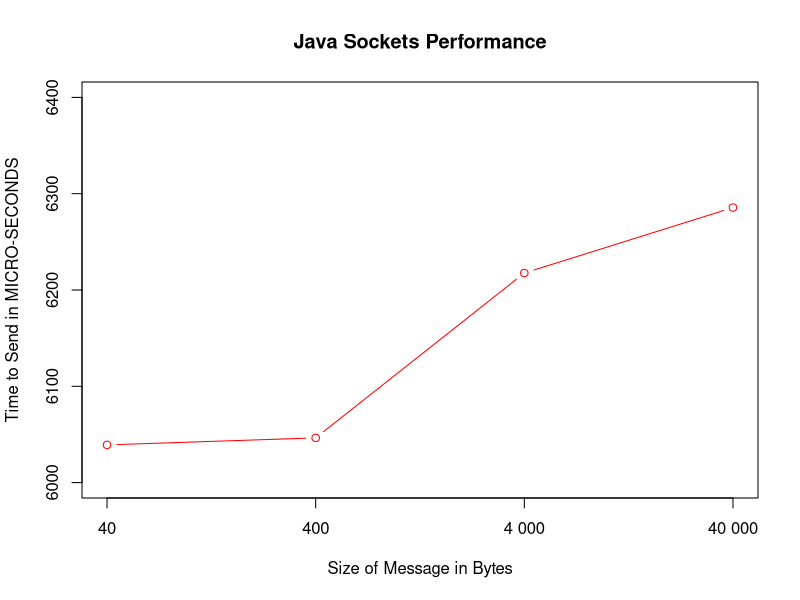

Generate this figure with R:
# Author: Dylan Smith
# Date: 25 June 2016
# Modified: 2 August 2016
# R script that generates stats and graphs based on IPC results

# NAMED PIPES
# =============================================================
  # DATA (IN NS)
NAMEDPIPES_MEAN_40_BYTES <- 907855.3
NAMEDPIPES_MEAN_400_BYTES <- 944254.1
NAMEDPIPES_MEAN_4000_BYTES <- 896791.9
NAMEDPIPES_MEAN_40000_BYTES <- 968381.4
  # IN NANO SECONDS
cat("Named pipe mean in NS (40 BYTES): \t\t\t", NAMEDPIPES_MEAN_40_BYTES)
  print("")
cat("Named pipe mean in NS (400 BYTES): \t\t\t", NAMEDPIPES_MEAN_400_BYTES)
  print("")
cat("Named pipe mean in NS (4 000 BYTES): \t\t\t", NAMEDPIPES_MEAN_4000_BYTES)
  print("")
cat("Named pipe mean in NS (40 000 BYTES): \t\t\t", NAMEDPIPES_MEAN_40000_BYTES)
  print("")
  # IN micro-seconds SECONDS
cat("Named pipe mean in micro-seconds (40 BYTES): \t\t", NAMEDPIPES_MEAN_40_BYTES / 1000)
  print("")
cat("Named pipe mean in micro-seconds (400 BYTES): \t\t", NAMEDPIPES_MEAN_400_BYTES / 1000)
  print("")
cat("Named pipe mean in micro-seconds (4 000 BYTES): \t", NAMEDPIPES_MEAN_4000_BYTES / 1000)
  print("")
cat("Named pipe mean in micro-seconds (40 000 BYTES): \t", NAMEDPIPES_MEAN_40000_BYTES / 1000)
  print("")

print("==========================================================")

# MAILSLOTS (JNI ONLY)
# ===============================================================
  # DATA (IN NS)
MAILSLOTS_JNI_40_BYTES <- 665939
MAILSLOTS_JNI_400_BYTES <- 870890
MAILSLOTS_JNI_4000_BYTES <- 971590.7
MAILSLOTS_JNI_40000_BYTES <- 983258.1
  #  IN NANO SECONDS
cat("Mailslots (JNI only) mean in NS (40 bytes):", MAILSLOTS_JNI_40_BYTES)
  print("")
cat("Mailslots (JNI only) mean in NS (400 bytes)", MAILSLOTS_JNI_400_BYTES)
  print("")
cat("Mailslots (JNI only) mean in NS (40 00 bytes)", MAILSLOTS_JNI_4000_BYTES)
  print("")
cat("Mailslots (JNI only) mean in NS (40 000 bytes)", MAILSLOTS_JNI_40000_BYTES)
  print("")
  # IN MICRO-SECONDS
cat("Mailslots (JNI only) mean in MICRO-SECONDS (40 bytes)", MAILSLOTS_JNI_40_BYTES / 1000)
  print("")
cat("Mailslots (JNI only) mean in MICRO-SECONDS (400 bytes)", MAILSLOTS_JNI_400_BYTES / 1000)
  print("")
cat("Mailslots (JNI only) mean in MICRO-SECONDS (40 00 bytes)", MAILSLOTS_JNI_4000_BYTES / 1000)
  print("")
cat("Mailslots (JNI only) mean in MICRO-SECONDS (40 000 bytes)", MAILSLOTS_JNI_40000_BYTES / 1000)
  print("")

print("===========================================================")

# MAILSLOTS (JAVA IO READ)
# =================================================================

MAILSLOTS_JAVAIO_40_BYTES <- 212842.3
MAILSLOTS_JAVAIO_400_BYTES <- 221904.3
MAILSLOTS_JAVAIO_4000_BYTES <- 224207.5
MAILSLOTS_JAVAIO_40000_BYTES <- 232136.6
  # IN NS
cat("Mailslots (Java IO read) mean in NS (40 BYTES)", MAILSLOTS_JAVAIO_40_BYTES)
  print("")
cat("Mailslots (Java IO read) mean in NS (400 BYTES)", MAILSLOTS_JAVAIO_400_BYTES)
  print("")
cat("Mailslots (Java IO read) mean in NS (4 000 0BYTES)", MAILSLOTS_JAVAIO_4000_BYTES)
  print("")
cat("Mailslots (Java IO read) mean in NS (40 000 BYTES)", MAILSLOTS_JAVAIO_40000_BYTES)
  print("")
  #IN MICRO-SECONDS
cat("Mailslots (Java IO read) mean in MICRO-SECONDS (40 BYTES)", MAILSLOTS_JAVAIO_40_BYTES / 1000)
  print("")
cat("Mailslots (Java IO read) mean in MICRO-SECONDS (400 BYTES)", MAILSLOTS_JAVAIO_400_BYTES / 1000)
  print("")
cat("Mailslots (Java IO read) mean in MICRO-SECONDS (4 000 0BYTES)", MAILSLOTS_JAVAIO_4000_BYTES / 1000)
  print("")
cat("Mailslots (Java IO read) mean in MICRO-SECONDS (40 000 BYTES)", MAILSLOTS_JAVAIO_40000_BYTES / 1000)
  print("")
print("===========================================================")

# WINSOCK
# =================================================================
  # DATA
WINSOCK_40_BYTES <- 2661302.3
WINSOCK_400_BYTES <- 2907674
WINSOCK_4000_BYTES <- 3105262.2
WINSOCK_40000_BYTES <- 39800788.5
  # IN NS
cat("Winsock mean in NS (40 BYTES): ", WINSOCK_40_BYTES)
  print("")
cat("Winsock mean in NS (400 BYTES): ", WINSOCK_400_BYTES)
  print("")
cat("Winsock mean in NS (4 000 BYTES): ", WINSOCK_4000_BYTES)
  print("")
cat("Winsock mean in NS (40 000 BYTES): ", WINSOCK_40000_BYTES)
  print("")
  # IN MICRO-SECONDS
cat("Winsock mean in MICRO-SECONDS (40 BYTES): ", WINSOCK_40_BYTES / 1000)
  print("")
cat("Winsock mean in MICRO-SECONDS (400 BYTES): ", WINSOCK_400_BYTES / 1000)
  print("")
cat("Winsock mean in MICRO-SECONDS (4 000 BYTES): ", WINSOCK_4000_BYTES / 1000)
  print("")
cat("Winsock mean in MICRO-SECONDS (40 000 BYTES): ", WINSOCK_40000_BYTES / 1000)
  print("")
print("===========================================================")

# JAVA SOCKETS
# =================================================================
  # DATA
JSOCKETS_40_BYTES <- 6039177.6
JSOCKETS_400_BYTES <- 6046447.6
JSOCKETS_4000_BYTES <- 6217622.3
JSOCKETS_40000_BYTES <- 6285624.7
  # IN NS
cat("Java Sockets mean in NS (40 BYTES): ", JSOCKETS_40_BYTES)
  print("")
cat("Java Sockets mean in NS (400 BYTES): ", JSOCKETS_400_BYTES)
  print("")
cat("Java Sockets mean in NS (4 000 BYTES): ", JSOCKETS_4000_BYTES)
  print("")
cat("Java Sockets mean in NS (40 000 BYTES): ", JSOCKETS_40000_BYTES)
  print("")
  # IN micro-seconds
cat("Java Sockets mean in MICRO-SECONDS (40 BYTES): ", JSOCKETS_40_BYTES / 1000)
  print("")
cat("Java Sockets mean in MICRO-SECONDS (400 BYTES): ", JSOCKETS_400_BYTES / 1000)
  print("")
cat("Java Sockets mean in MICRO-SECONDS (4 000 BYTES): ", JSOCKETS_4000_BYTES / 1000)
  print("")
cat("Java Sockets mean in MICRO-SECONDS (40 000 BYTES): ", JSOCKETS_40000_BYTES / 1000)
  print("")
print("===========================================================")

# MEMORY MAPPING
# =================================================================
  # DATA
MEM_MAP_40_BYTES <- 84653.6
MEM_MAP_400_BYTES <- 86239.4
MEM_MAP_4000_BYTES <- 95339.1
MEM_MAP_40000_BYTES <- 119353.3
  # IN NS
cat("Mem Map mean in NS (40 Bytes): ", MEM_MAP_40_BYTES)
  print("")
cat("Mem Map mean in NS (400 Bytes): ", MEM_MAP_400_BYTES)
  print("")
cat("Mem Map mean in NS (4 000 Bytes): ", MEM_MAP_4000_BYTES)
  print("")
cat("Mem Map mean in NS (40 000 Bytes): ", MEM_MAP_40000_BYTES)
  print("")
 # IN MICRO-SECONDS
cat("Mem Map mean in MICRO-SECONDS (40 Bytes): ", MEM_MAP_40_BYTES / 1000)
  print("")
cat("Mem Map mean in MICRO-SECONDS (400 Bytes): ", MEM_MAP_400_BYTES / 1000)
  print("")
cat("Mem Map mean in MICRO-SECONDS (4 000 Bytes): ", MEM_MAP_4000_BYTES / 1000)
  print("")
cat("Mem Map mean in MICRO-SECONDS (40 000 Bytes): ", MEM_MAP_40000_BYTES / 1000)
  print("")
print("===========================================================")

# DATA COPY
# =================================================================
  # DATA IN MICRO-SECONDS
DC_40_BYTES <- 2223011.62
DC_400_BYTES <- 1977594.735
DC_4000_BYTES <- 1973904.978
DC_40000_BYTES <- 2523616.091


cat("Data Copy mean in MICRO-SECONDS (40 Bytes): ", DC_40_BYTES)
  print("")
cat("Data Copy mean in MICRO-SECONDS (400 Bytes): ", DC_400_BYTES)
  print("")
cat("Data Copy mean in MICRO-SECONDS (4 000 Bytes): ", DC_4000_BYTES)
  print("")
cat("Data Copy mean in MICRO-SECONDS (40 000 Bytes): ", DC_40000_BYTES)
  print("")
print("===========================================================")

# GRAPH GEN
# =============================================================

# 1) JAVA SOCKETS LINE GRAPH
JS_VECTOR <- c(
JSOCKETS_40_BYTES / 1000,
JSOCKETS_400_BYTES / 1000,
JSOCKETS_4000_BYTES / 1000,
JSOCKETS_40000_BYTES / 1000
)
png(file = "JavaSocketsLineChart.png")
plot(
  JS_VECTOR,
  col="red",
  xlab="Size of Message in Bytes",
  ylab="Time to Send in MICRO-SECONDS",
  main="Java Sockets Performance",
  type='b',
  xaxt="n",
  ylim=c(6000, 6400)
)
axis(side=1, at=1:4, lab=c("40","400","4 000","40 000"))
dev.off()

#2) WINDOW API IPC MECHANISMS BAR GRAPH bar plot without Data Copy
  #  options(scipen=8)
  #  data <- c(
#    npMean,
#    msJNIMean,#   msJavaIOReadMean,
#    (winsockMean / 2),
#    memMapMean
  #  )
#    png(file = "resultsInNS.png")
#    barplot(
#      data,
  #    main="40 Byte Message Sent",
  #    xlab="Windows IPC mechanims",
    #  ylab="Time in NS",
  #    ylim=c(0, 3500000),
  #    space=3,
  #    names.arg=c("NP", "MS (JNI)", "MS (IO)", "Winsock", "Java Socks", "Mem Map")
#    )
#    dev.off()
